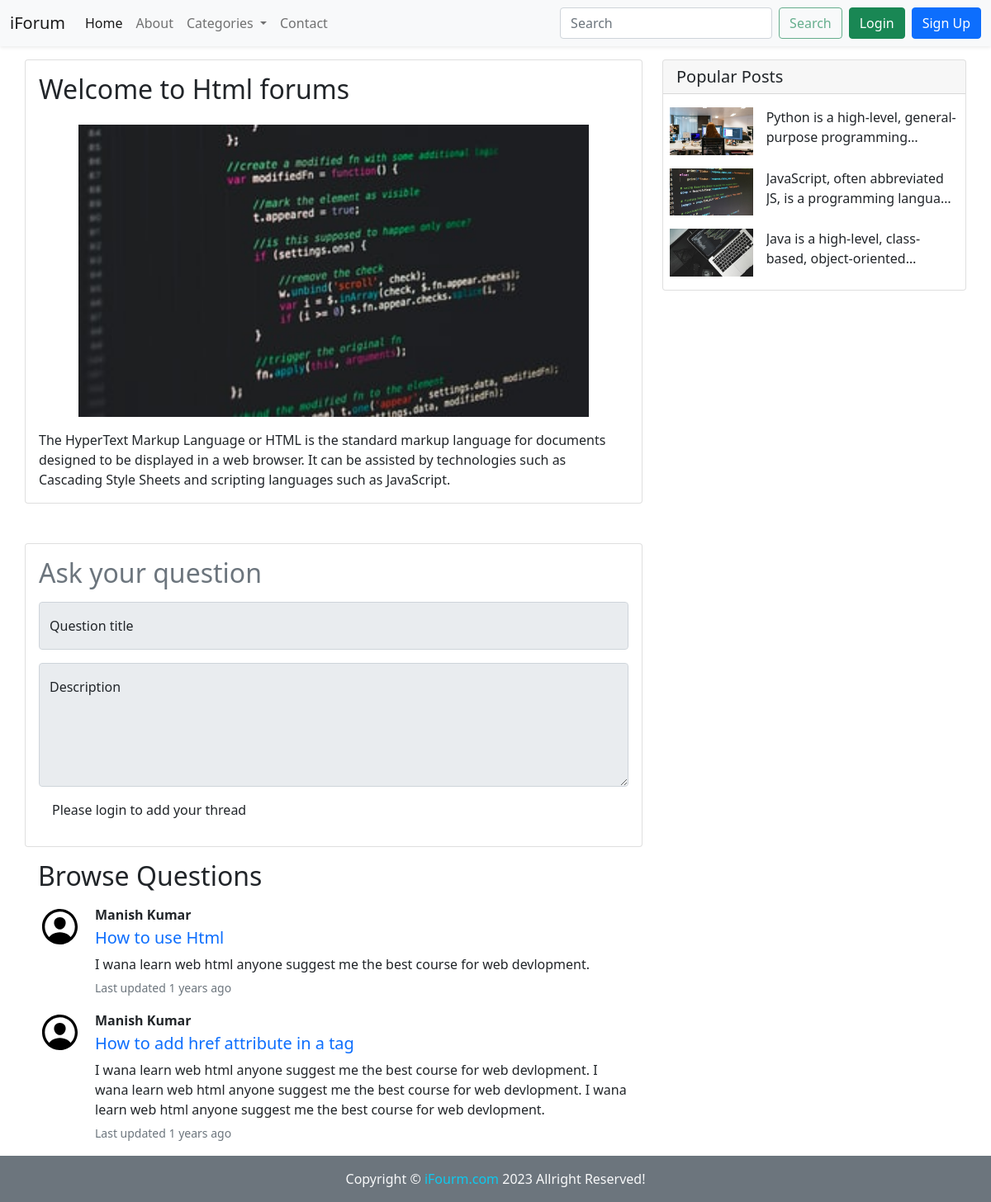
The page /threadlist.php?catid=html on the database its author committed.
### tables this page shows
CREATE TABLE `categories` (
  `sno` int(11) NOT NULL,
  `category_id` varchar(255) NOT NULL,
  `category_name` varchar(255) NOT NULL,
  `category_description` text NOT NULL,
  `category_created` datetime NOT NULL DEFAULT current_timestamp()
);

CREATE TABLE `threads` (
  `thread_id` int(11) NOT NULL,
  `thread_title` varchar(255) NOT NULL,
  `thread_desc` text NOT NULL,
  `thread_cat_id` varchar(255) NOT NULL,
  `thread_user_id` varchar(255) NOT NULL,
  `date` datetime NOT NULL DEFAULT current_timestamp()
);

CREATE TABLE `myusers` (
  `sno` int(11) NOT NULL,
  `first_name` varchar(16) NOT NULL,
  `last_name` varchar(16) NOT NULL,
  `email` varchar(55) NOT NULL,
  `password` varchar(255) NOT NULL,
  `date` datetime NOT NULL DEFAULT current_timestamp()
);

### threadlist.php (the view, shortened to what this page needs)
<!DOCTYPE html>
<html lang="en">
<head>
    <link href="https://cdn.jsdelivr.net/npm/bootstrap@5.1.3/dist/css/bootstrap.min.css" rel="stylesheet">
</head>
<body>
    <?php include "partials/_header.php" ?>
    <div class="container">
        <div class="row my-3">
            <div id="main" class="col-lg-8 ps-lg-0 mb-3 mb-lg-0">
                <?php
                $page_not_found = true;
                ?>
                <div class="card">
                    <div class="card-body">
                        <?php
                        if (isset($_GET["catid"])) {
                            $categoryId = $_GET["catid"];
                            if ($conn) {
                                $singleSql = "SELECT * FROM `categories` WHERE `category_id` = '$categoryId'";
                                $singleResult = mysqli_query($conn, $singleSql);
                                if ($singleResult) {
                                    $num = mysqli_num_rows($singleResult);
                                    if ($num === 1) {
                                        $page_not_found = false;
                                        $row = mysqli_fetch_assoc($singleResult);
                                        echo '<h2 class="card-title">Welcome to ' . $row["category_name"] . ' forums</h2>
                                        <img src="img/category/' . strtolower($row["category_name"]) . '.jpg" class="card-img-top px-md-5 my-3 " alt="...">
                                        <p class="card-text">' . $row["category_description"] . '</p>';
                                    } else {
                                        $page_not_found = true;
                                        echo "Page not found";
                                    }
                                }
                            }
                        }
                        ?>
                    </div>
                </div>
                <?php
                if(!$page_not_found){
                echo '<div class="card mt-5">
                        <div class="card-body">';
                    if(isset($_SESSION["logedin"]) && $_SESSION["logedin"] === true){
                        echo '<h2 class="cark-title mb-3">Ask your question</h2>';
                        echo '
                        <form method="POST">
                            <div class="form-floating mb-3">
                                <input type="text" class="form-control" name="threadTitle" id="threadTitle" placeholder="Question title">
                                <label for="threadTitle">Question title</label>
                            </div>
                            <div class="form-floating mb-3">
                                <textarea class="form-control" placeholder="Leave a comment here" name="threadDesc" id="threadDesc" style="height: 150px;"></textarea>
                                <label for="threadDesc">Description</label>
                            </div>
                            <input type="hidden" name="threadCatId" value="'.$_GET["catid"].'"></input>
                            <button type="submit" class="btn btn-primary">Submit</button>
                        </form>';
                    }
                    else{
                        echo '<h2 class="cark-title mb-3 text-muted">Ask your question</h2>';
                        echo '
                        <fieldset disabled>
                            <form>
                                <div class="form-floating mb-3">
                                    <input type="text" class="form-control" name="threadTitle" id="threadTitle" placeholder="Question title">
                                    <label for="threadTitle">Question title</label>
                                </div>
                                <div class="form-floating mb-3">
                                    <textarea class="form-control" placeholder="Leave a comment here" name="threadDesc" id="threadDesc" style="height: 150px;"></textarea>
                                    <label for="threadDesc">Description</label>
                                </div>
                            <p class="px-3">Please login to add your thread</p>
                            </form>
                        </fieldset>';
                    }
                echo '</div>
                </div>';
                }
                ?>
                <?php
                if (!$page_not_found) {
                    echo
                    '<div class="px-3">
                        <h2 class="mt-3">Browse Questions</h2>
                        <div class="thread_comments">
                            <style>.thread_comments .mb-3:last-child {margin-bottom: 0 !important;}</style>';
                        if ($conn) {
                            $threadSql = "SELECT * FROM `threads` WHERE `thread_cat_id` = '$categoryId'";
                            $threadResult = mysqli_query($conn, $threadSql);
                            if ($threadResult) {
                                if (mysqli_num_rows($threadResult) >= 1) {
                                    while ($row = mysqli_fetch_assoc($threadResult)) {
                                        $start_date = new DateTime($row["date"]);
                                        $since_start = $start_date->diff(new DateTime(date("Y-m-d H:i:s")));
                                        $when_posted = "";
                                        $commentTime = strtotime($row["date"]);
                                        $currnetTime = strtotime(date("Y-m-d H:i:s"));
                                        $diffInSeconds = $currnetTime - $commentTime;
                                        if($diffInSeconds < 60){
                                            $when_posted = "Last updated " . $since_start->s.' seconds ago';
                                        }
                                        else if ($diffInSeconds < 3600){
                                            $when_posted = "Last updated " . $since_start->i.' minutes ago';
                                        }
                                        else if($diffInSeconds < 86400){
                                            $when_posted = "Last updated " . $since_start->h.' hours ago';
                                        }
                                        else if ($diffInSeconds < 2592000){
                                            $when_posted = "Last updated " . $since_start->d.' days ago';
                                        }
                                        else if($diffInSeconds < 31104000){
                                            $when_posted = "Last updated " . $since_start->m.' months ago';
                                        }
                                        else{
                                            $when_posted = "Last updated " . $since_start->y.' years ago';
                                        }
                                        $user_name = "";
                                        if($conn){
                                            $thread_user_id = $row["thread_user_id"];
                                            $userSql = "SELECT first_name, last_name FROM `myusers` WHERE `email` LIKE '$thread_user_id'";
                                            $userResult = mysqli_query($conn, $userSql);
                                            if($userResult){
                                                if(($user_name_row = mysqli_fetch_assoc($userResult)) > 0){
                                                    $user_name = $user_name_row["first_name"] . " " . $user_name_row["last_name"];
                                                }
                                            }
                                        }
                                        echo
                                        '<div class="d-flex mb-3">
                                            <div class="flex-shrink-0">
                                                <img src="img/user.svg" alt="..." title="'.$user_name.'" width="53px">
                                            </div>
                                            <div class="flex-grow-1 ms-3 overflow-auto">
                                                <p class="mb-1"><strong>'.$user_name.'</strong></p>
                                                <h5 class="card-title"><a class="text-decoration-none" href="/forum/threads.php?'.'thread='. htmlspecialchars($row['thread_id']) .'">' . $row["thread_title"] . '</a></h5>
                                                <p class="card-text mb-1">' . htmlspecialchars($row["thread_desc"]) . '</p>
                                                <p class="card-text"><small class="text-muted">'.$when_posted.'</small></p>
                                            </div>
                                        </div>';
                                    }
                                } else {
                                    echo '
                                    <p class="fs-3 mb-1 mt-3 text-muted">No threads found</p>
                                    Be the first person to comment here';
                                }
                            }
                        }
                        echo
                        '</div>
                    </div>';
                }
                ?>
            </div>
            <div id="main" class="col-lg-4 pe-lg-0">
                <?php include "partials/_sidebar.php" ?>
            </div>
        </div>
    </div>
    <?php include "partials/_footer.php" ?>
</body>
</html>

### threadlist.php (style rules this page uses)
.thread_comments .mb-3:last-child { margin-bottom: 0 !important; }

### rows shown on the page
categories: category_name "Html", category_description "The HyperText Markup Language or HTML is the standard markup language for documents designed to be displayed in a web browser. It can be assisted by technologies such as Cascading Style Sheets and scripting languages such as JavaScript."
threads: myusers.first_name+last_name "Manish Kumar", thread_title "How to use Html", thread_desc "I wana learn web html anyone suggest me the best course for web devlopment.", date "Last updated 1 years ago"
threads: myusers.first_name+last_name "Manish Kumar", thread_title "How to add href attribute in a tag", thread_desc "I wana learn web html anyone suggest me the best course for web devlopment. I wana learn web html anyone suggest me the best course for web devlopment. I wana learn web html anyone suggest me the best course for web devlopment.", date "Last updated 1 years ago"
